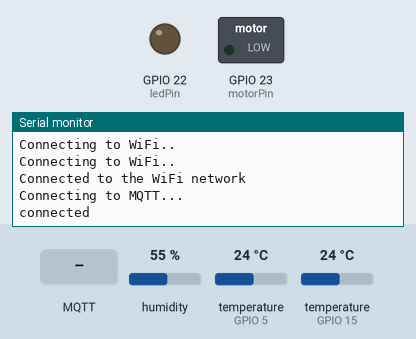
Recording of a sketch running on a simulated ESP32. Parts: switched loads named in the sketch (green lamp = pin HIGH), output pins drawn as LEDs (lit = HIGH), the last lines printed to the serial monitor. The test bench sets the inputs (shaded band); at power-on: humidity 55 %, temperature (sensors on GPIO 5, GPIO 15) 24 °C. WiFi joins after 1.5 s; servers stay silent unless stated; no MQTT or app messages arrive unless stated.

Above: at 2.7 s.
2.8 s: MQTT message "rasp/feedback" arrives on the first subscribed topic
At 4.0 s:
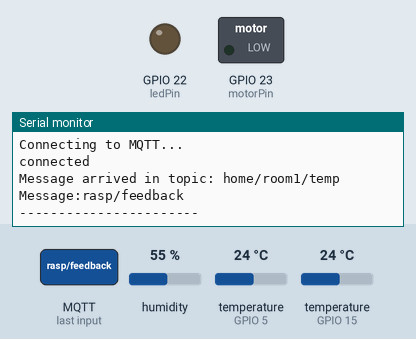
4.3 s: MQTT message "emergency/fan" arrives on the first subscribed topic
At 5.3 s:
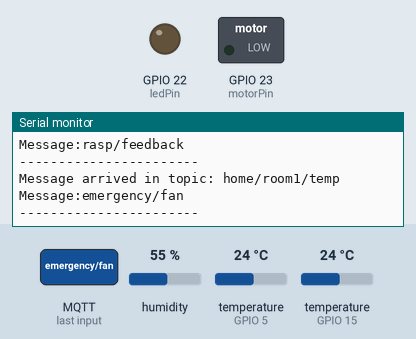
5.8 s: MQTT message "0" arrives on the first subscribed topic
At 6.4 s:
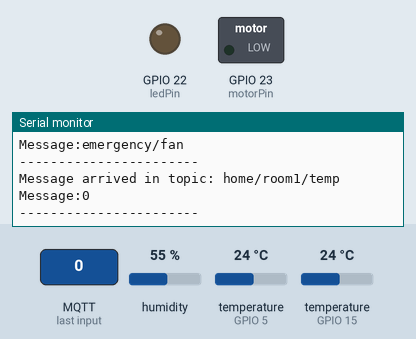

Measured:
- after the input at 2.8 s, the serial monitor: prints a new line at once (image 1)
- after the input at 4.3 s, the serial monitor: prints a new line at once (image 2)
- after the input at 5.8 s, the serial monitor: prints a new line at once (image 3)

The sketch:

6_motor_and_led.ino
```cpp
/* MQTT turning the motor with fan on if temperature rises
 Ensure that you have all the libraries downloaded and working WiFi network
 Code publishes temperature  and humidity data from DHT22 sensor to the MQTT broker through Wifi network
 Code also publishes temperature from DS18B20 temperature sensor to another topic
 Code reads messages from MQTT topic "emergency/fan" and turns the fan on if needed

 The circuit:
 - connect VCC sensor pin to 3.3V on ESP32
 - connect GND sensor pin to ESP32 GND pin
 - connect data pin od sensor to D5 pin on microcontroller
 - connect GND and VCC of sensor DS18B20 to 3.3V and GND of microcontroller
 - connect data pin of DS18B20 to 4,7 kohm resistor and then to D15
 - connect the motor and LED diode according to sketch from the pdf document (circuit with diode and npn transistor)


 created by: Anita Garic, Edin Pjevic
 GlobalLogic student project

*/

#include <WiFi.h>          // Enables the ESP8266 to connect to the local network (via WiFi)
#include <PubSubClient.h>  // Allows us to connect to, and publish to the MQTT broker
#include <DHTesp.h>
#include <OneWire.h>
#include <DallasTemperature.h>
#define DHTpin 5
#define ONE_WIRE_BUS 15
#define motorPin 23
#define ledPin 22

const char* ssid = "SmartHuawei";              //WiFi variables
const char* password =  "smartstudent";

const char* mqttServer = "192.168.43.181";    //MQTT variables
const int mqttPort = 1883;

int raspReady = 1;                            //Sending control variables
int switcher = 5;

WiFiClient espClient;       //Initialise the WiFi and MQTT Client objects
PubSubClient client(espClient);
DHTesp dht;
OneWire oneWire(ONE_WIRE_BUS);
DallasTemperature sensors(&oneWire);

char temperatureChar[10];
char humidityChar[10];
char temperatureCharDS[10];

int fanWork = 0;

void callback(char* topic, byte* payload, unsigned int length) {
  if(strcmp(topic,"rasp/feedback")==0){
    payload[length]= '\0';
    raspReady = atoi((char *)payload);
  }

  if(strcmp(topic,"emergency/fan")==0){
    payload[length]= '\0';
    fanWork = atoi((char *)payload);
    if (fanWork == 1){
              digitalWrite(motorPin, HIGH);
              digitalWrite(ledPin, HIGH);
    } else {
              digitalWrite(motorPin, LOW);
              digitalWrite(ledPin, LOW);
    }
  }

  Serial.print("Message arrived in topic: ");
  Serial.println(topic);

  Serial.print("Message:");
  for (int i = 0; i < length; i++) {
    Serial.print((char)payload[i]);
  }

  Serial.println();
  Serial.println("-----------------------");

}

void setup() {
  Serial.begin(9600);

  WiFi.begin(ssid, password);                   //Connecting to WiFi
  while (WiFi.status() != WL_CONNECTED) {
    delay(500);
    Serial.println("Connecting to WiFi..");
  }
  Serial.println("Connected to the WiFi network");

  client.setServer(mqttServer, mqttPort);
  client.setCallback(callback);

  while (!client.connected()) {
    Serial.println("Connecting to MQTT...");      //Connecting to MQTT

    if (client.connect("ESP8266Client")) {
      Serial.println("connected");

    } else {
      Serial.print("failed with state ");
      Serial.print(client.state());
      delay(1000);

    }
  }
  dht.setup(DHTpin, DHTesp::DHT22);               //creating an object for temperature and humidity sensor
  sensors.begin();
  pinMode(motorPin, OUTPUT);
  pinMode (ledPin, OUTPUT);

  client.subscribe("home/room1/temp");
  client.subscribe("home/room1/hum");
  client.subscribe("rasp/feedback");
  client.subscribe("home/room1/temp_ntc");
  client.subscribe("emergency/fan");
}

void loop() {

  while (WiFi.status() != WL_CONNECTED) {       //WiFi connection interrupted
    Serial.println("Disconnected from WiFi!");
    WiFi.begin(ssid, password);                 //trying to reconnect to WiFi
    Serial.println("Reconnecting to WiFi..");
  }

  while (!client.connected()) {                 //MQTT connection interrupted
    Serial.println("Reconnecting to MQTT...");  //trying to reconnect to MQTT

    if (client.connect("ESP8266Client")) {
      Serial.println("connected");
    } else {
      Serial.print("failed with state ");
      Serial.print(client.state());
      delay(1000);
    }
  }
  client.loop();

 if(raspReady==1){

   switch(switcher){
     case 5:{
          TempAndHumidity measurement = dht.getTempAndHumidity();
          dtostrf(measurement.temperature,5,2,temperatureChar);
          dtostrf(measurement.humidity,5,2,humidityChar);

          sensors.requestTemperatures();
          dtostrf(sensors.getTempCByIndex(0),5,2,temperatureCharDS);

          switcher++;
     }
     case 6: {
             char charBuffTemp[50];
             String message1 =  String("{temp: ") + temperatureChar + String(", topic: home/room1/temp}");
             message1.toCharArray(charBuffTemp, 50);
             client.publish("home/room1/temp", charBuffTemp);
             raspReady=0;
             switcher++;
             break;
     }
     case 7: {
             char charBuffHum[50];
             String message2 =  String("{hum: ") + humidityChar + String(", topic: home/room1/hum}");
             message2.toCharArray(charBuffHum, 50);
             client.publish("home/room1/hum", charBuffHum);
             raspReady=0;
             switcher++;
             break;
     }
     case 8: {
             char charBuffTemp[50];
             String message3 =  String("{temp: ") + temperatureCharDS + String(", topic: home/room1/temp_ntc}");
             message3.toCharArray(charBuffTemp, 50);
             client.publish("home/room1/temp_ntc", charBuffTemp);
             raspReady=0;
             switcher=5;
             break;
     }
    }

 }

}
```
